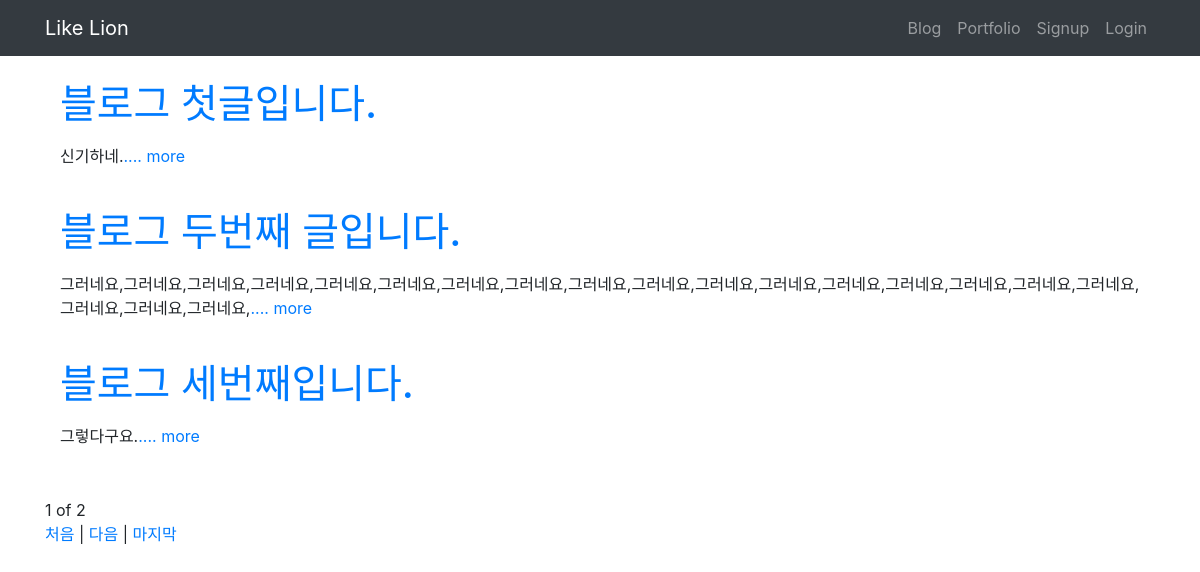
Screenshot of /blog/ with the database file from the repository.
### blog/models.py (models this page shows, shortened)
class Blog(models.Model):
    title = models.CharField(max_length=200)
    pub_date = models.DateTimeField('date published')
    body = models.TextField()
    def summary(self):
        return self.body[:100]

### blog/views.py (the view)
# urls.py: path('', views.blog, name="blog"),
def blog(request):
    blogs = Blog.objects
    blog_list = Blog.objects.all()
    paginator = Paginator(blog_list, 3)
    page = request.GET.get('page')
    posts = paginator.get_page(page)
    return render(request, 'blog/blog.html', {'blogs': blogs, 'posts': posts})

### blog/templates/blog/blog.html (shortened to what this page needs)
{% extends 'base.html' %}
{% block content %}
    {% for blog in posts %}
    <br>
    <div class="container">
        <a href="{% url 'detail' blog.id %}">
            <h1>{{ blog.title }}</h1>
        </a>
        <p>{{ blog.summary }}<a href="{% url 'detail' blog.id %}">.... more</a> </p>
    </div>
    {% endfor %}
    <div class="ui four column centered grid" style="margin-top:50px">
        {{posts.number}} of {{posts.paginator.num_pages}}
        </div>
        <div class="ui four column centered grid">
        <a href="?page=1">처음</a> |
        {% if posts.has_next %}
        <a href="?page={{posts.next_page_number}}">다음</a> |
        {% endif %}
        <a href="?page={{posts.paginator.num_pages}}">마지막</a>
        </div>
{% endblock %}

### rows the page displays
Blog: title "블로그 첫글입니다.", summary "신기하네."
Blog: title "블로그 두번째 글입니다.", summary "그러네요,그러네요,그러네요,그러네요,그러네요,그러네요,그러네요,그러네요,그러네요,그러네요,그러네요,그러네요,그러네요,그러네요,그러네요,그러네요,그러네요,그러네요,그러네요,그러네요,"
Blog: title "블로그 세번째입니다.", summary "그렇다구요."

### other values shown
{{ posts.number }} "1"
{{ posts.paginator.num_pages }} "2"
